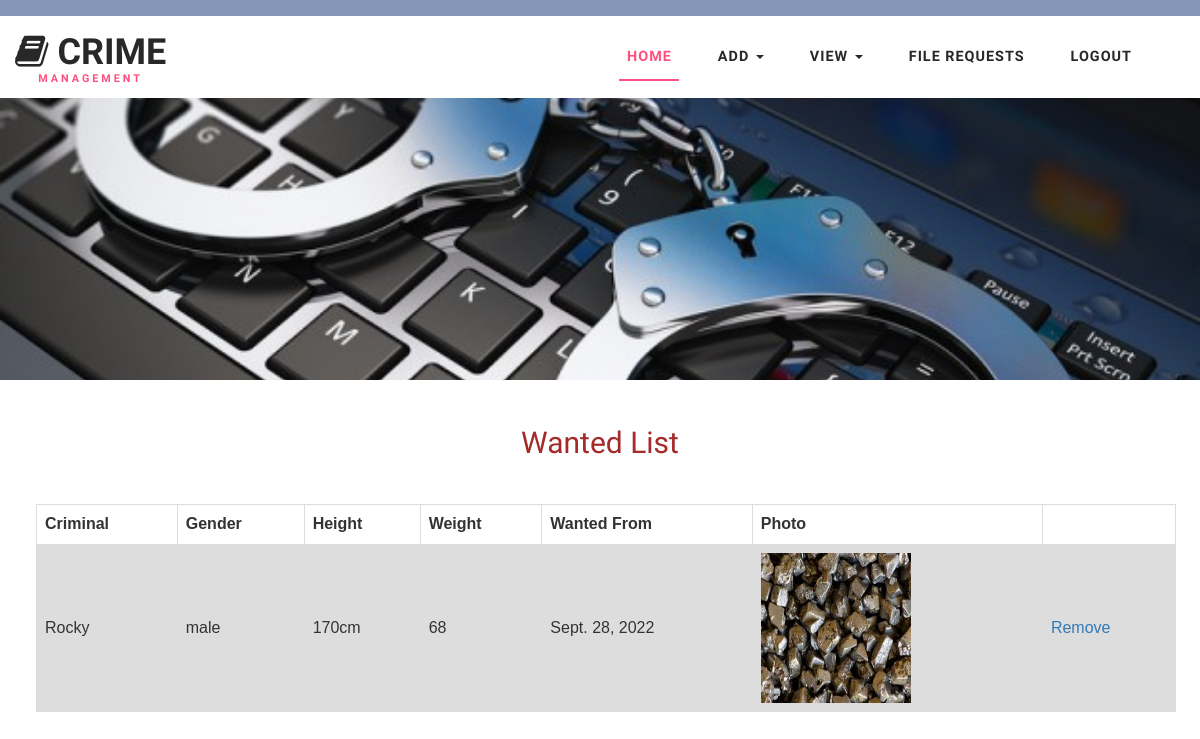
The app's page /stationviewwantedlist with its own data.
### crimeapp/models.py (models this page shows)
class Wantedlist(models.Model):
    crid=models.ForeignKey(Criminal,on_delete=models.CASCADE,blank=True,null=True)
    wdate=models.DateField(auto_now=True)
    status=models.CharField(max_length=100,null=True)

class Criminal(models.Model):
    name=models.CharField(max_length=100)
    age=models.CharField(max_length=100,null=True)
    height=models.CharField(max_length=100,null=True)
    weight=models.CharField(max_length=100,null=True)
    gender=models.CharField(max_length=100,null=True)
    address=models.CharField(max_length=100,null=True)
    contact=models.CharField(max_length=100,null=True)
    identification=models.CharField(max_length=100)
    nickname=models.CharField(max_length=100,null=True)
    optype=models.CharField(max_length=100,null=True)
    photo=models.ImageField()
    thumb=models.ImageField(null=True)

### crimeapp/views.py (the view)
# urls.py: path('stationviewwantedlist', views.stationviewwantedlist),
def stationviewwantedlist(request):
    data = Wantedlist.objects.all()
    return render(request, 'stationviewwantedlist.html', {'data': data})

### template/stationviewwantedlist.html (shortened to what this page needs)
{% extends 'stationheader.html' %}
{% block content1 %}
<form method="POST">
<br>
<br>
<h2 align="center" style="color:brown">Wanted List</h2>
<br>
<br>
<table align="center">
    {% if data %}
   <tr>
    <th>Criminal</th>
    <th>Gender</th>
    <th>Height</th>
    <th>Weight</th>
    <th>Wanted From</th>
    <th>Photo</th>
    <th></th>
   </tr>
    {% for x in data %}
    <tr>
        <td>{{x.crid.name}}</td>
        <td>{{x.crid.gender}}</td>
        <td>{{x.crid.height}}</td>
        <td>{{x.crid.weight}}</td>
        <td>{{x.wdate}}</td>
        <td><img src="static/media/{{x.crid.photo}}" width="150px;" height="150px;"></td>
        <td><a href="removewanted?id={{x.id}}">Remove</a></td>
    </tr>
    {% endfor %}
    {% else %}
   <center><h1>No Data Found</h1></center>
    {% endif %}
</table>
{% endblock %}

### static/css/style.css (style rules this page uses)
html, body { margin: 0; font-size: 100%; background: #fff; font-family: 'Work Sans', sans-serif; }
body a { text-decoration: none; transition: 0.5s all; -webkit-transition: 0.5s all; -moz-transition: 0.5s all; -o-transition: 0.5s all; -ms-transition: 0.5s all; }
h1, h2, h3, h4, h5, h6 { margin: 0; font-family: 'Work Sans', sans-serif; }

### template/stationviewwantedlist.html (style rules this page uses)
table { font-family: arial, sans-serif; border-collapse: collapse; width: 95%; margin-left: 3%; border: #000000; }
td, th { border: 1px solid #dddddd; text-align: left; padding: 8px; }
tr:nth-child(even) { background-color: #dddddd; }

### records on screen
Wantedlist: crid.name "Rocky", crid.gender "male", crid.height "170cm", crid.weight "68", wdate "Sept. 28, 2022", crid.photo (picture)
